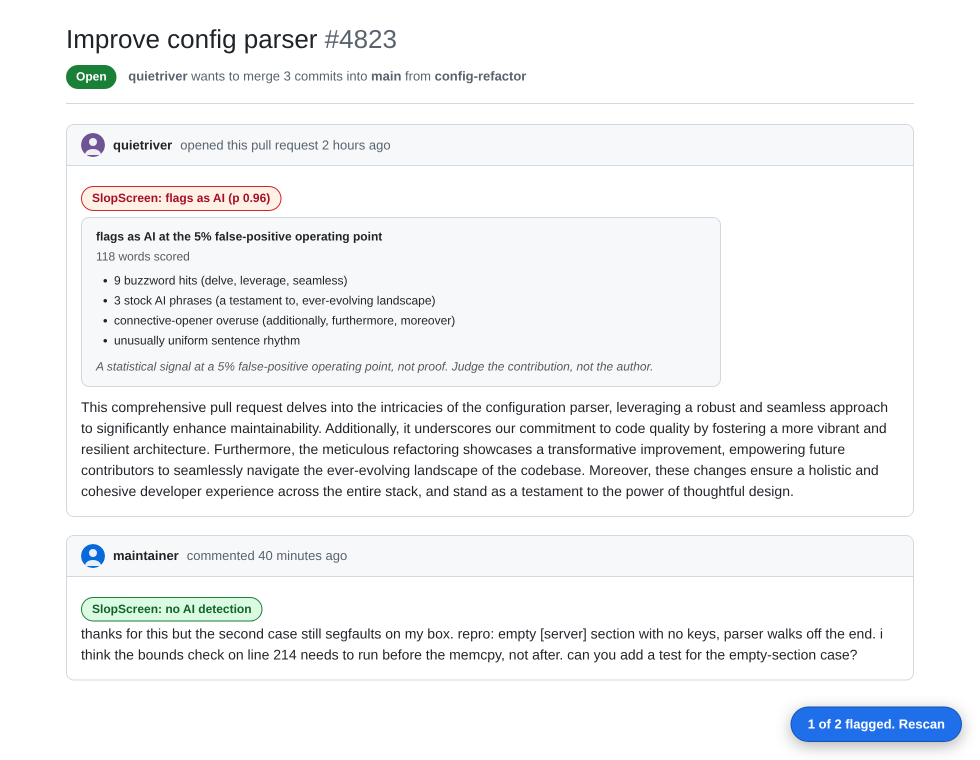
#> input picture site/shots/detail-light.png, 1960 x 1520 px (shown at 1/2 size)
$ python -i gen_screens.py   (imports and definitions only)
#> lines starting #> are read from the running program, lines starting #| are printed output that depends on the picture
#> in autocrop, img is the input picture: PIL image 1960x1520 RGB; mean R, G, B 242.7, 244.1, 245.5
#!/usr/bin/env python3
"""Render the real content script on a GitHub-shaped page and capture PNGs +
a demo GIF for the AMO listing and the landing page.

The fixture styles a plausible GitHub PR page, injects a mocked extension
runtime, loads the ACTUAL extension/content/github.js, runs a scan, and (for
some shots) opens a signal panel. So the screenshots show the true UI, not a
mockup. Nothing here ships; it only produces marketing images.

  python3 tools/gen_screens.py
"""
import http.server
import json
import pathlib
import shutil
import subprocess
import tempfile
import threading

from PIL import Image, ImageChops

ROOT = pathlib.Path(__file__).resolve().parent.parent
# [1 line that did not run here, left out]
# [1 line that did not run here, left out]
OUT = ROOT / "site" / "shots"
# [1 line not run here, left out]

# Realistic-length PR description that genuinely trips the detector, and a
# genuinely human review comment that does not.
AI_BODY = (
    "This comprehensive pull request delves into the intricacies of the "
    "configuration parser, leveraging a robust and seamless approach to "
    "significantly enhance maintainability. Additionally, it underscores our "
    "commitment to code quality by fostering a more vibrant and resilient "
    "architecture. Furthermore, the meticulous refactoring showcases a "
    "transformative improvement, empowering future contributors to seamlessly "
    "navigate the ever-evolving landscape of the codebase. Moreover, these "
    "changes ensure a holistic and cohesive developer experience across the "
    "entire stack, and stand as a testament to the power of thoughtful design."
)
HUMAN_BODY = (
    "thanks for this but the second case still segfaults on my box. repro: "
    "empty [server] section with no keys, parser walks off the end. i think "
    "the bounds check on line 214 needs to run before the memcpy, not after. "
    "can you add a test for the empty-section case?"
)

RESULTS = {
    "b0": {"id": "b0", "flagged": True, "abstained": False, "p": 0.96,
           "verdict": "flags as AI at the 5% false-positive operating point", "words": 118,
           "truncated": False, "language": "en",
           "signals": ["9 buzzword hits (delve, leverage, seamless)",
                       "3 stock AI phrases (a testament to, ever-evolving landscape)",
                       "connective-opener overuse (additionally, furthermore, moreover)",
                       "unusually uniform sentence rhythm"]},
    "b1": {"id": "b1", "flagged": False, "abstained": False, "p": 0.02,
           "verdict": "no detection at the 5% false-positive operating point", "words": 61,
           "truncated": False, "language": "en", "signals": []},
}

LIST_RESULTS = [
    {"n": 4823, "title": "Refactor the entire authentication subsystem for robustness", "cls": "flag", "txt": "AI? p 0.94"},
    {"n": 4820, "title": "fix: off-by-one in ring buffer wraparound", "cls": "clean", "txt": "ok"},
    {"n": 4816, "title": "Comprehensive improvements to enhance the user experience", "cls": "flag", "txt": "AI? p 0.89"},
    {"n": 4811, "title": "add ipv6 support to the resolver", "cls": "clean", "txt": "ok"},
    {"n": 4809, "title": "typo", "cls": "abstain", "txt": "n/a"},
]

PAGE_CSS = """
  * { box-sizing: border-box; }
  body { margin: 0; font: 14px/1.5 -apple-system, BlinkMacSystemFont, "Segoe UI", Helvetica, Arial, sans-serif;
    background: var(--bg); color: var(--fg); }
  :root { --bg:#fff; --fg:#1f2328; --muted:#59636e; --line:#d1d9e0; --box:#f6f8fa; --accent:#0969da; }
  [data-color-mode="dark"] { --bg:#0d1117; --fg:#e6edf3; --muted:#9198a1; --line:#30363d; --box:#161b22; --accent:#4493f8; }
  .wrap { max-width: 900px; margin: 0 auto; padding: 20px 26px; }
  .prtitle { font-size: 26px; font-weight: 400; margin: 0 0 6px; }
  .prtitle .num { color: var(--muted); font-weight: 300; }
  .prmeta { color: var(--muted); font-size: 13px; padding-bottom: 14px; border-bottom: 1px solid var(--line); margin-bottom: 20px; }
  .state { display:inline-block; background:#1a7f37; color:#fff; border-radius:999px; padding:3px 10px; font-size:12px; font-weight:600; margin-right:8px; }
  .comment { border: 1px solid var(--line); border-radius: 8px; margin-bottom: 18px; }
  .chead { display:flex; align-items:center; gap:8px; background: var(--box); border-bottom: 1px solid var(--line);
    padding: 8px 14px; border-radius: 8px 8px 0 0; font-size: 13px; }
  .chead b { color: var(--fg); } .chead span { color: var(--muted); }
  .avatar { width: 24px; height: 24px; border-radius: 50%; }
  .cbody { padding: 14px; }
  .cbody p { margin: 0 0 10px; } .cbody p:last-child { margin: 0; }
  .listrow { display:flex; align-items:center; gap:10px; padding:12px 8px; border-bottom:1px solid var(--line); }
  .listrow .ic { color:#1a7f37; }
  .listrow a { color: var(--fg); text-decoration:none; font-weight:600; }
  .listrow a:hover { color: var(--accent); }
  .listmeta { color: var(--muted); font-size:12px; margin-left: 30px; }
"""

# [56 lines left out: functions avatar, detail_fixture, list_fixture, not called in this run]

def content_box(img, pad=48):
    """Bounding box of the real content inside a screenshot, padded a bit.
    Drops the empty chrome a fixed window size always leaves around
    variable-height content, so the same badge/signal text reads bigger
    once the image is squeezed into a phone-width <img>."""
#> called with pad = 48
    bg = Image.new("RGB", img.size, img.getpixel((0, 0)))
#> bg: PIL image 1960x1520 RGB; every value is 255
    diff = ImageChops.difference(img, bg)
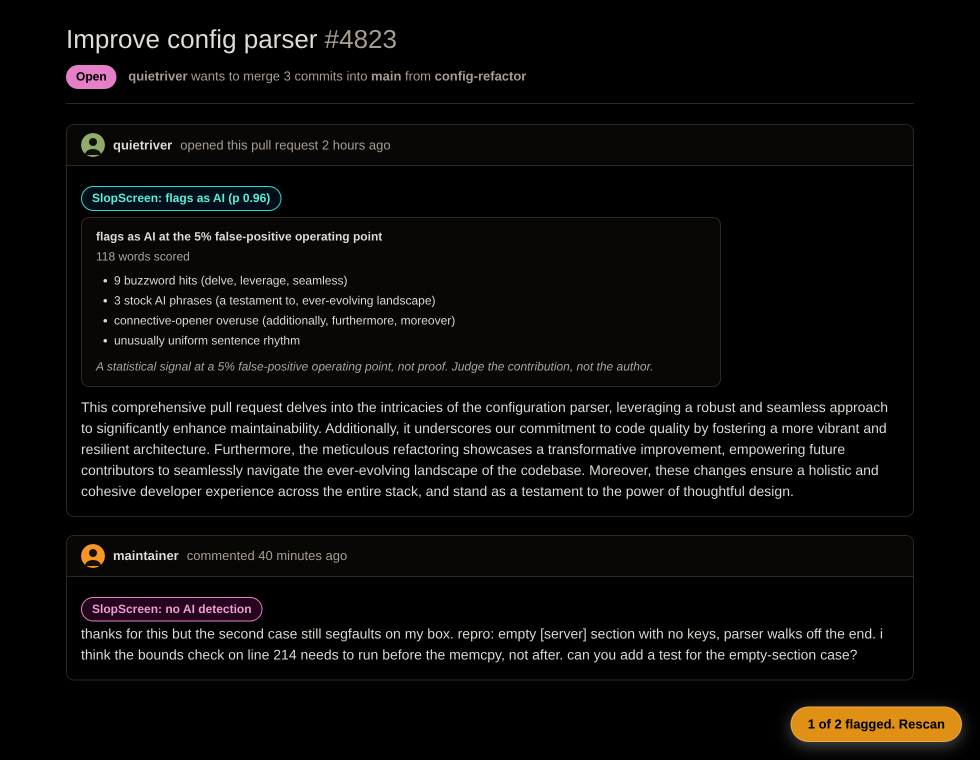
#> diff: PIL image 1960x1520 RGB (shown at 1/2 size); mean R, G, B 12.3, 10.9, 9.5
    bbox = diff.getbbox()
#> bbox = (132, 58, 1955, 1520)
    if not bbox:
        return (0, 0, img.width, img.height)
    left, top, right, bottom = bbox
#> left = 132; top = 58; right = 1955; bottom = 1520
    left = max(0, left - pad)
#> left = 84
    top = max(0, top - pad)
#> top = 10
    right = min(img.width, right + pad)
#> right = 1960
    bottom = min(img.height, bottom + pad)
    return (left, top, right, bottom)


def autocrop(path, box=None, pad=48):
    """Crop a screenshot to its own content box, or to a caller-supplied box
    (used to keep every frame of the demo gif aligned to one canvas)."""
    img = Image.open(path).convert("RGB")
    box = box or content_box(img, pad)
#> box = (84, 10, 1960, 1520)
    img.crop(box).save(path)
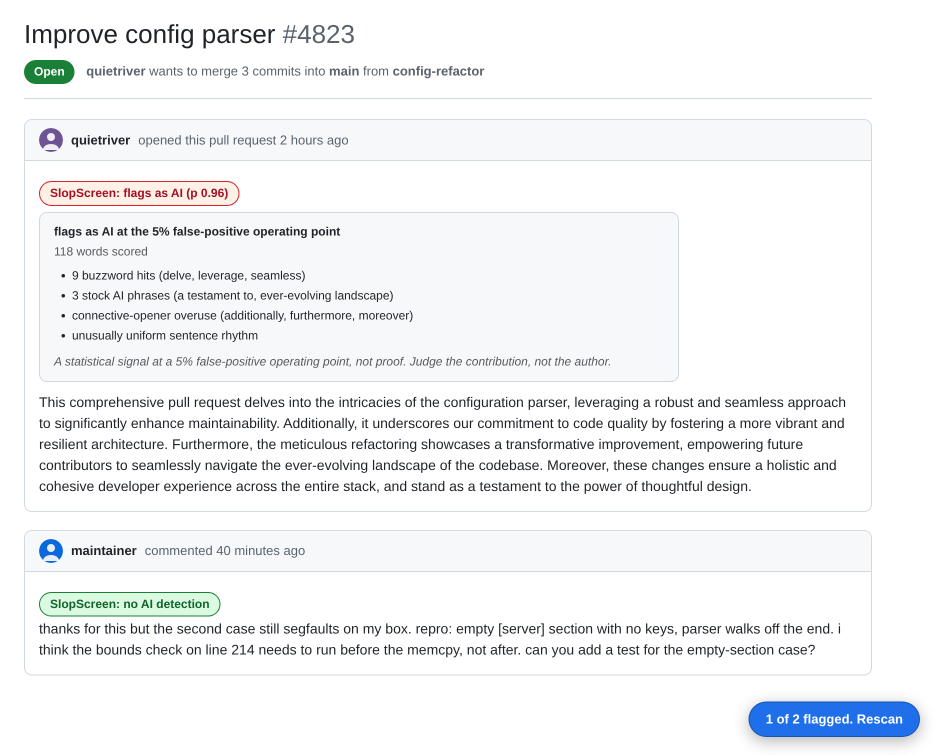
#> saved as detail-light.png: PIL image 1876x1510 RGB (shown at 1/2 size); mean R, G, B 242.1, 243.6, 245
    return box


# [80 lines left out: functions shoot, make_gif, main, not called in this run]


# [2 lines not run here, left out]

>>> result = autocrop('../site/shots/detail-light.png')
#> result = (84, 10, 1960, 1520)

$ run again, on site/shots/list-light@1x.png
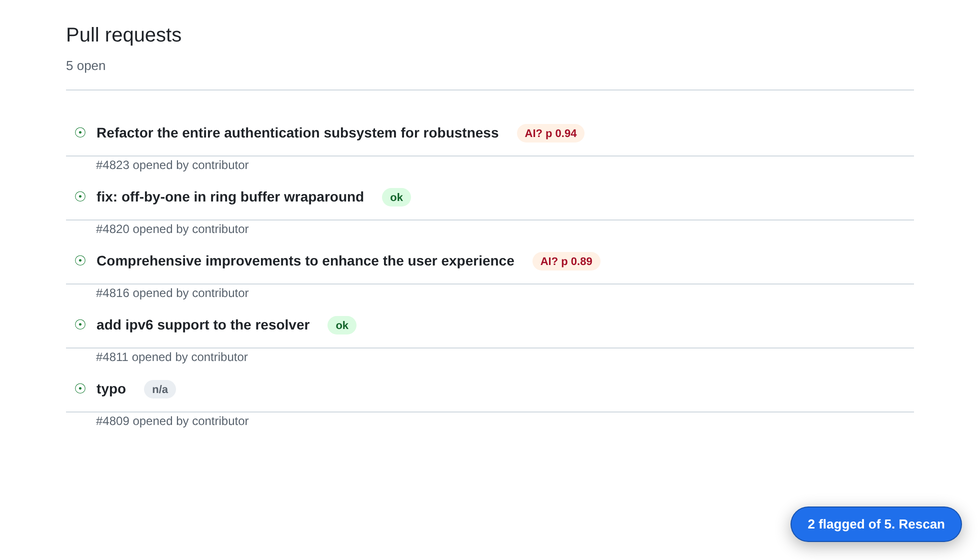
#> input picture site/shots/list-light@1x.png, 980 x 560 px
#> in autocrop, img is the input picture: PIL image 980x560 RGB; mean R, G, B 249, 249.9, 251.1
#> bg: PIL image 980x560 RGB; every value is 255
#> in content_box, `diff = ImageChops.difference(img, bg)`:
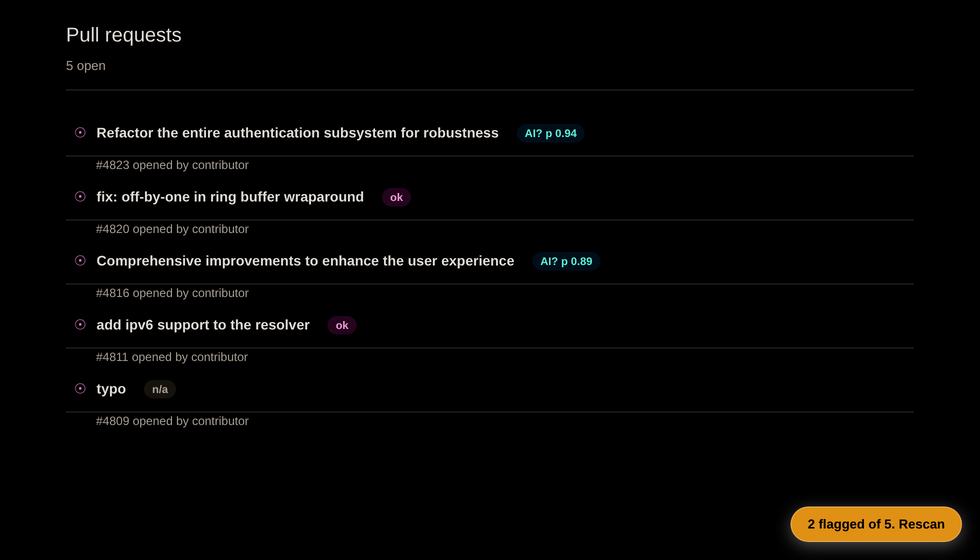
#> diff: PIL image 980x560 RGB; mean R, G, B 6, 5.1, 3.9
#> bbox = (64, 24, 978, 560)
#> in content_box, `left, top, right, bottom = bbox`: left = 64; top = 24; right = 978; bottom = 560
#> in content_box, `left = max(0, left - pad)`: left = 16
#> in content_box, `top = max(0, top - pad)`: top = 0
#> in content_box, `right = min(img.width, right + pad)`: right = 980
#> box = (16, 0, 980, 560)
#> in autocrop, `img.crop(box).save(path)`:
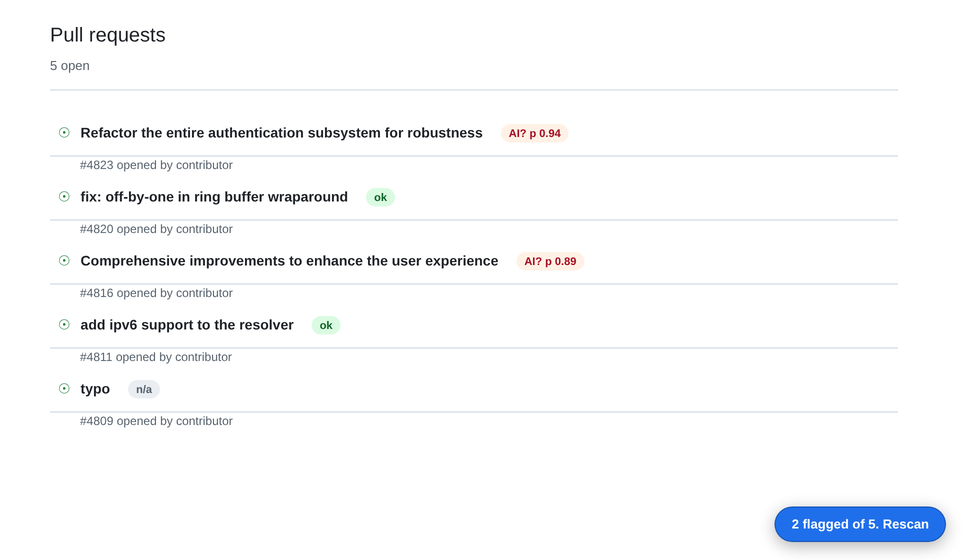
#> saved as list-light@1x.png: PIL image 964x560 RGB; mean R, G, B 248.9, 249.8, 251.1
